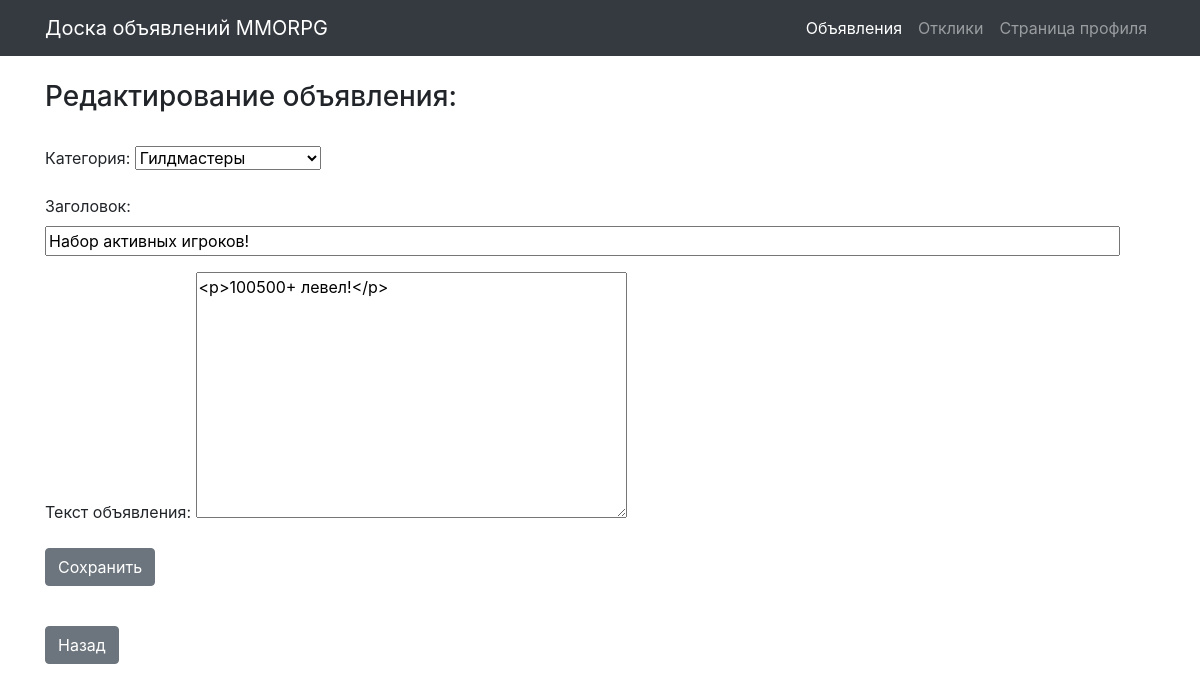
The page /post/3/edit (signed in) on the database its author committed.
### board/models.py (models this page shows)
class Post(models.Model):
    author = models.ForeignKey(User, on_delete=models.CASCADE)
    CAT = (('tanks', 'Танки'),
           ('healers', 'Хилы'),
           ('damage_dealers', 'ДД'),
           ('dealers', 'Торговцы'),
           ('gildmasters', 'Гилдмастеры'),
           ('quest_givers', 'Квестгиверы'),
           ('blacksmiths', 'Кузнецы'),
           ('tanners', 'Кожевники'),
           ('potion_makers', 'Зельевары'),
           ('spell_masters', 'Мастера заклинаний'))
    category = models.CharField(max_length=15, choices=CAT, verbose_name='Категория')
    dateCreation = models.DateTimeField(auto_now_add=True)
    title = models.CharField(max_length=256, verbose_name='Название')
    text = RichTextField()

### board/views.py (the view, shortened to what this page needs)
# urls.py: path('post/<int:pk>/edit', EditPost.as_view()),
class EditPost(PermissionRequiredMixin, UpdateView):
    permission_required = 'board.change_post'
    template_name = 'edit_post.html'
    form_class = PostForm
    success_url = '/create/'
    def dispatch(self, request, *args, **kwargs):
        author = Post.objects.get(pk=self.kwargs.get('pk')).author.username
        if self.request.user.username == 'admin' or self.request.user.username == author:
            return super().dispatch(request, *args, **kwargs)
        else:
            return HttpResponse("Редактировать объявление может только его автор")
    def get_object(self, **kwargs):
        id = self.kwargs.get('pk')
        return Post.objects.get(pk=id)

### board/forms.py
class PostForm(forms.ModelForm):
    class Meta:
        model = Post
        widgets = {'title': forms.TextInput(attrs={'size': '100'})}
        fields = ('category', 'title', 'text',)
    def __init__(self, *args, **kwargs):
        super(PostForm, self).__init__(*args, **kwargs)
        self.fields['category'].label = "Категория:"
        self.fields['title'].label = "Заголовок"
        self.fields['text'].label = "Текст объявления:"

### templates/edit_post.html (shortened to what this page needs)
{% extends 'default.html' %}
{% load bootstrap4 %}
{% load static %}
{% block content %}
    <br>
    <h3>Редактирование объявления:</h3><br>
	<form method="post" enctype="multipart/form-data">
        {{ form.as_p }}
		<input class="btn btn-secondary" type="submit" value="Сохранить">
	</form><br>
    <input type=button value="Назад" class="btn btn-secondary" onClick="javascript:history.go(-1);">
{% endblock content %}

### rows shown on the page
Post: category "Гилдмастеры", title "Набор активных игроков!", text "<p>100500+ левел!</p>"
